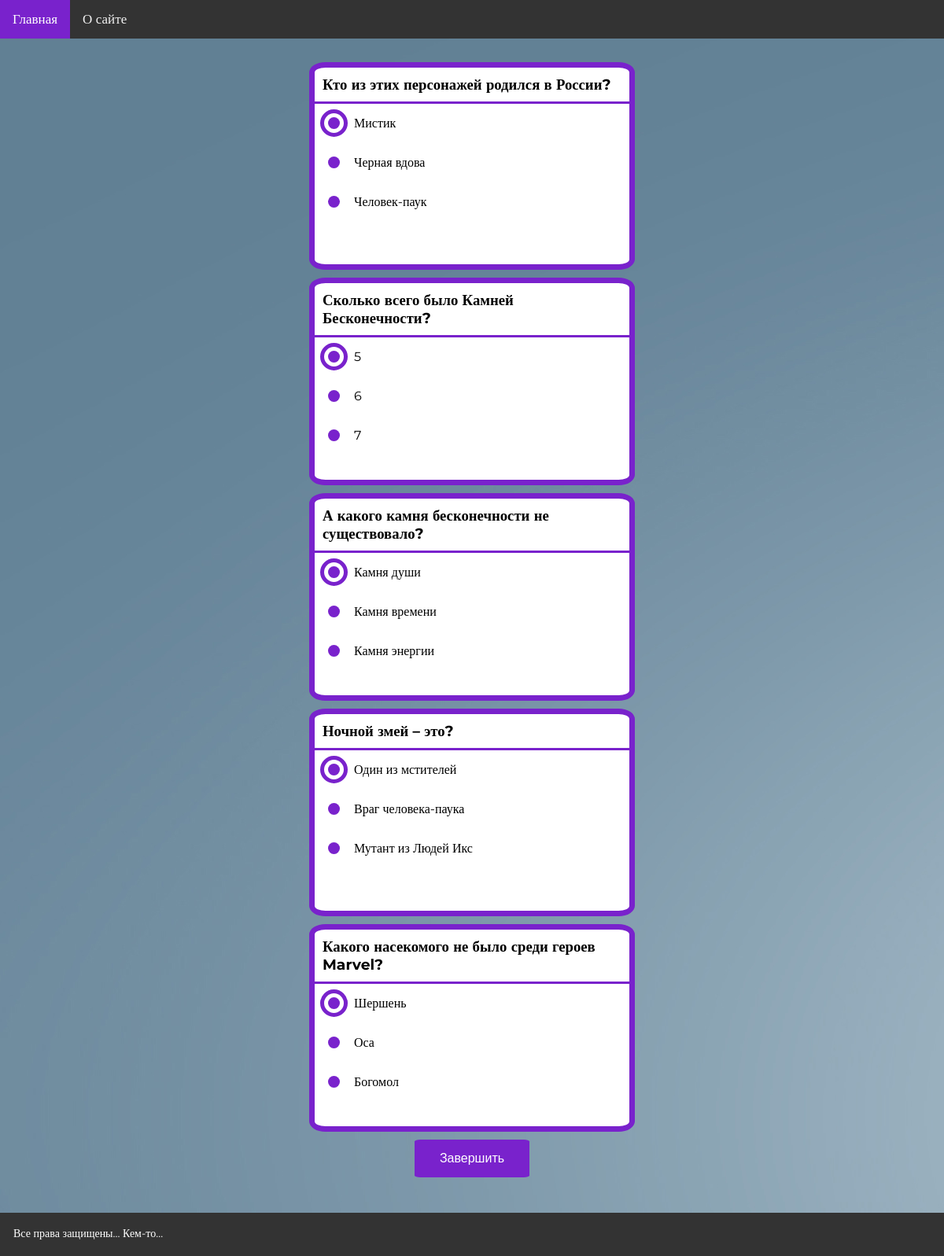
/quiz/naskolko-horosho-ty-znaesh-kinovselennuyu-marvel, run on the app's committed database.
### quiz/models.py (models this page shows, shortened)
class Questions(models.Model):
    question = models.CharField(max_length=255)
    slug = models.SlugField(max_length=255, unique=True, db_index=True)
    quiz = models.ForeignKey(Quiz, on_delete=models.PROTECT)

class Answers(models.Model):
    answer = models.CharField(max_length=255)
    is_right = models.BooleanField()
    question = models.ForeignKey(Questions, on_delete=models.PROTECT)

### quiz/views.py (the view, shortened to what this page needs)
# urls.py: path('quiz/<slug:test_slug>', show_quiz, name='quiz'),
def show_quiz(request, test_slug):
    test = get_object_or_404(Quiz, slug=test_slug)
    questions = test.questions_set.all()
    answers = [q.answers_set.all() for q in questions]
    first_answers = list(map(lambda x: x[0], answers))
    q_and_a = list(zip(questions, answers, first_answers))
    context = {
        'q_and_a': q_and_a
    }
    return render(request, 'quiz.html', context=context)

### quiz/templates/quiz.html (shortened to what this page needs)
{% extends 'base.html' %}
{% block content %}
        <form method="post">
        {% for i, j, t in q_and_a %}
            <div class="center">
                <div class="box">
                <ul>
                <h3 class="box-title">{{ i.question }}</h3>
                <hr>
            {% for k in j %}
                <li>
                {% if k == t %}
                    <label>{{ k.answer }}</label>
                    {% else %}
                    <label>{{ k.answer }}</label>
                    {% endif %}
                <div class="bullet">
                </div>
                </li>
            {% endfor %}
                </ul>
                </div>
            </div>
        {% endfor %}
    <p class="center"><button type="submit" class="submit-margin">Завершить</button></p>
        </form>
{% endblock %}

### quiz/static/quiz/css/styles.css (style rules this page uses)
* { margin: 0; padding: 0; }
html, body { font-family: 'Montserrat'; background-image: url("abstract-luxury-gradient-blue-background-smooth-dark-blue-with-black-vignette-studio-banner.jpg"); height: 100%; }
.center { display: flex; justify-content: center; }
.box { margin-bottom: 10px; height: 250px; width: 400px; border:7px solid #7922CC; border-radius: 5%; background-color: white; }
.box-title { margin: 10px; width: 380px; }
hr { border: none; background-color: #7922CC; color: #7922CC; height: 3px; margin-bottom: 5px; width: 400px; }
.submit-margin { margin-bottom: 100px; background-color: #7922CC; display: inline-block; text-decoration: none; font-size: 16px; border: none; color: white; padding: 15px 32px; cursor: pointer; border-radius: 5%; }
ul { list-style-type: none; width: 220px; }
li { margin-left: 10px; position: relative; padding: 10px; padding-left: 40px; height:30px; }
label:before { content: ""; width: 15px; height: 15px; background: #7922CC; position: absolute; left: 7px; top: calc(50% - 13px); box-sizing: border-box; border-radius: 50%; }
.bullet { position: relative; width: 25px; height: 25px; left: -3px; top: 2px; border: 5px solid #7922CC; opacity: 0; border-radius: 50%; }
input[type="radio"]:checked ~ .bullet { position:absolute; opacity: 1; animation-name: explode; animation-duration: 0.350s; }

### data on the page
Questions: question "Кто из этих персонажей родился в России?"
Answers: answer "Мистик"
Answers: answer "Черная вдова"
Answers: answer "Человек-паук"
Questions: question "Сколько всего было Камней Бесконечности?"
Answers: answer "5"
Answers: answer "6"
Answers: answer "7"
Questions: question "А какого камня бесконечности не существовало?"
Answers: answer "Камня души"
Answers: answer "Камня времени"
Answers: answer "Камня энергии"
Questions: question "Ночной змей – это?"
Answers: answer "Один из мстителей"
Answers: answer "Враг человека-паука"
Answers: answer "Мутант из Людей Икс"
Questions: question "Какого насекомого не было среди героев Marvel?"
Answers: answer "Шершень"
Answers: answer "Оса"
Answers: answer "Богомол"
